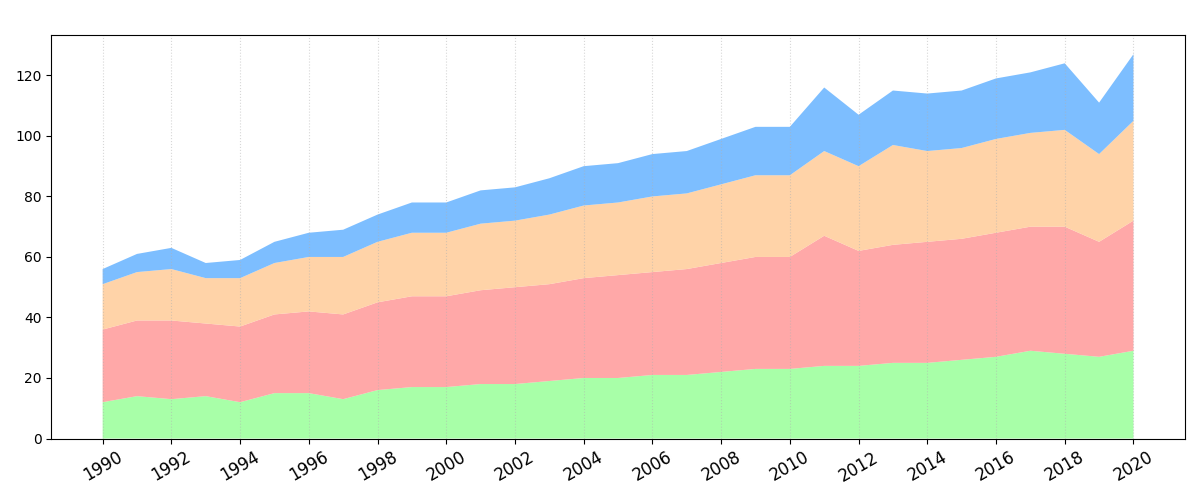

Generate this figure with Python:
import matplotlib.pyplot as plt
import numpy as np

years = np.arange(1990, 2021)

spring_temps = [12, 14, 13, 14, 12, 15, 15, 13, 16, 17, 17, 18, 18, 19, 20, 20, 21, 21, 22, 23, 23, 24, 24, 25, 25, 26, 27, 29, 28, 27, 29]
summer_temps = [24, 25, 26, 24, 25, 26, 27, 28, 29, 30, 30, 31, 32, 32, 33, 34, 34, 35, 36, 37, 37, 43, 38, 39, 40, 40, 41, 41, 42, 38, 43]
autumn_temps = [15, 16, 17, 15, 16, 17, 18, 19, 20, 21, 21, 22, 22, 23, 24, 24, 25, 25, 26, 27, 27, 28, 28, 33, 30, 30, 31, 31, 32, 29, 33]
winter_temps = [5, 6, 7, 5, 6, 7, 8, 9, 9, 10, 10, 11, 11, 12, 13, 13, 14, 14, 15, 16, 16, 21, 17, 18, 19, 19, 20, 20, 22, 17, 22]

fig, ax = plt.subplots(figsize=(12, 5))

ax.stackplot(years, spring_temps, summer_temps, autumn_temps, winter_temps,
             colors=['#99ff99', '#ff9999', '#ffcc99', '#66b3ff'], alpha=0.85)

ax.grid(axis='x', linestyle=':', alpha=0.5)
ax.set_xticks(years[::2])
ax.set_xticklabels(years[::2], rotation=30, fontsize=12)

plt.tight_layout(rect=[0, 0, 1, 0.96])
plt.show()
